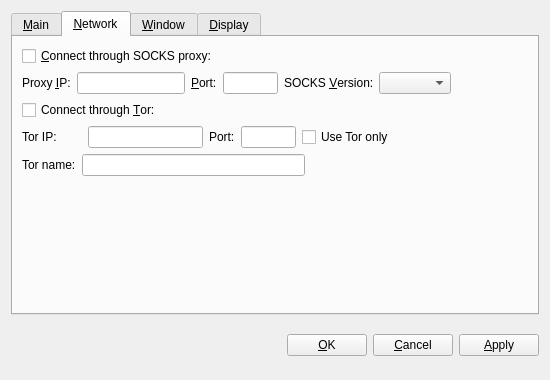
<?xml version="1.0" encoding="UTF-8"?>
<ui version="4.0">
 <class>OptionsDialog</class>
 <widget class="QWidget" name="OptionsDialog">
  <property name="geometry">
   <rect>
    <x>0</x>
    <y>0</y>
    <width>550</width>
    <height>380</height>
   </rect>
  </property>
  <property name="windowTitle">
   <string>Options</string>
  </property>
  <layout class="QVBoxLayout" name="verticalLayout">
   <item>
    <widget class="QTabWidget" name="tabWidget">
     <property name="tabPosition">
      <enum>QTabWidget::North</enum>
     </property>
     <property name="currentIndex">
      <number>1</number>
     </property>
     <widget class="QWidget" name="tabMain">
      <attribute name="title">
       <string>&amp;Main</string>
      </attribute>
      <layout class="QVBoxLayout" name="verticalLayout_Main">
       <item>
        <widget class="QLabel" name="transactionFeeInfoLabel">
         <property name="text">
          <string>Optional transaction fee per kB that helps make sure your transactions are processed quickly. Most transactions are 1 kB. Fee 0.001 recommended.</string>
         </property>
         <property name="textFormat">
          <enum>Qt::PlainText</enum>
         </property>
         <property name="wordWrap">
          <bool>true</bool>
         </property>
        </widget>
       </item>
       <item>
        <layout class="QHBoxLayout" name="horizontalLayout_Main">
         <item>
          <widget class="QLabel" name="transactionFeeLabel">
           <property name="text">
            <string>Pay transaction &amp;fee</string>
           </property>
           <property name="textFormat">
            <enum>Qt::PlainText</enum>
           </property>
           <property name="buddy">
            <cstring>transactionFee</cstring>
           </property>
          </widget>
         </item>
         <item>
          <widget class="BitcoinAmountField" name="transactionFee"/>
         </item>
         <item>
          <widget class="QLabel" name="label">
           <property name="text">
            <string>per kilobyte</string>
           </property>
          </widget>
         </item>
         <item>
          <spacer name="horizontalSpacer_Main">
           <property name="orientation">
            <enum>Qt::Horizontal</enum>
           </property>
           <property name="sizeHint" stdset="0">
            <size>
             <width>40</width>
             <height>20</height>
            </size>
           </property>
          </spacer>
         </item>
        </layout>
       </item>
       <item>
        <widget class="QCheckBox" name="bitcoinAtStartup">
         <property name="toolTip">
          <string>Automatically start Coino after logging in to the system.</string>
         </property>
         <property name="text">
          <string>&amp;Start Coino on system login</string>
         </property>
        </widget>
       </item>
       <item>
        <widget class="QCheckBox" name="detachDatabases">
         <property name="toolTip">
          <string>Detach block and address databases at shutdown. This means they can be moved to another data directory, but it slows down shutdown. The wallet is always detached.</string>
         </property>
         <property name="text">
          <string>&amp;Detach databases at shutdown</string>
         </property>
        </widget>
       </item>
       <item>
        <spacer name="verticalSpacer_Main">
         <property name="orientation">
          <enum>Qt::Vertical</enum>
         </property>
         <property name="sizeHint" stdset="0">
          <size>
           <width>17</width>
           <height>153</height>
          </size>
         </property>
        </spacer>
       </item>
      </layout>
     </widget>
     <widget class="QWidget" name="tabNetwork">
      <attribute name="title">
       <string>&amp;Network</string>
      </attribute>
      <layout class="QVBoxLayout" name="verticalLayout_Network">
       <item>
        <widget class="QCheckBox" name="connectSocks">
         <property name="toolTip">
          <string>Connect to the Coino network through a SOCKS proxy (e.g. when connecting through Tor).</string>
         </property>
         <property name="text">
          <string>&amp;Connect through SOCKS proxy:</string>
         </property>
        </widget>
       </item>
       <item>
        <layout class="QHBoxLayout" name="horizontalLayout_Network">
         <item>
          <widget class="QLabel" name="proxyIpLabel">
           <property name="text">
            <string>Proxy &amp;IP:</string>
           </property>
           <property name="textFormat">
            <enum>Qt::PlainText</enum>
           </property>
           <property name="buddy">
            <cstring>proxyIp</cstring>
           </property>
          </widget>
         </item>
         <item>
          <widget class="QValidatedLineEdit" name="proxyIp">
           <property name="maximumSize">
            <size>
             <width>140</width>
             <height>16777215</height>
            </size>
           </property>
           <property name="toolTip">
            <string>IP address of the proxy (e.g. 127.0.0.1)</string>
           </property>
          </widget>
         </item>
         <item>
          <widget class="QLabel" name="proxyPortLabel">
           <property name="text">
            <string>&amp;Port:</string>
           </property>
           <property name="textFormat">
            <enum>Qt::PlainText</enum>
           </property>
           <property name="buddy">
            <cstring>proxyPort</cstring>
           </property>
          </widget>
         </item>
         <item>
          <widget class="QLineEdit" name="proxyPort">
           <property name="maximumSize">
            <size>
             <width>55</width>
             <height>16777215</height>
            </size>
           </property>
           <property name="toolTip">
            <string>Port of the proxy (e.g. 9050)</string>
           </property>
          </widget>
         </item>
         <item>
          <widget class="QLabel" name="socksVersionLabel">
           <property name="text">
            <string>SOCKS &amp;Version:</string>
           </property>
           <property name="textFormat">
            <enum>Qt::PlainText</enum>
           </property>
           <property name="buddy">
            <cstring>socksVersion</cstring>
           </property>
          </widget>
         </item>
         <item>
          <widget class="QValueComboBox" name="socksVersion">
           <property name="toolTip">
            <string>SOCKS version of the proxy (e.g. 5)</string>
           </property>
          </widget>
         </item>
         <item>
          <spacer name="horizontalSpacer_Network">
           <property name="orientation">
            <enum>Qt::Horizontal</enum>
           </property>
           <property name="sizeHint" stdset="0">
            <size>
             <width>40</width>
             <height>20</height>
            </size>
           </property>
          </spacer>
         </item>
        </layout>
       </item>
       <item>
        <widget class="QCheckBox" name="connectTor">
         <property name="text">
          <string>Connect through &amp;Tor:</string>
         </property>
        </widget>
       </item>
       <item>
        <layout class="QHBoxLayout" name="horizontalLayout_Tor">
         <item>
          <widget class="QLabel" name="torIpLabel">
           <property name="minimumSize">
            <size>
             <width>60</width>
             <height>0</height>
            </size>
           </property>
           <property name="text">
            <string>Tor IP:</string>
           </property>
          </widget>
         </item>
         <item>
          <widget class="QValidatedLineEdit" name="torIp">
           <property name="maximumSize">
            <size>
             <width>115</width>
             <height>16777215</height>
            </size>
           </property>
          </widget>
         </item>
         <item>
          <widget class="QLabel" name="torPortLabel">
           <property name="text">
            <string>Port:</string>
           </property>
          </widget>
         </item>
         <item>
          <widget class="QLineEdit" name="torPort">
           <property name="maximumSize">
            <size>
             <width>55</width>
             <height>16777215</height>
            </size>
           </property>
          </widget>
         </item>
         <item>
          <widget class="QCheckBox" name="TorOnly">
           <property name="text">
            <string>Use Tor only</string>
           </property>
          </widget>
         </item>
         <item>
          <spacer name="horizontalSpacer">
           <property name="orientation">
            <enum>Qt::Horizontal</enum>
           </property>
           <property name="sizeHint" stdset="0">
            <size>
             <width>40</width>
             <height>20</height>
            </size>
           </property>
          </spacer>
         </item>
        </layout>
       </item>
       <item>
        <layout class="QHBoxLayout" name="horizontalLayout">
         <item>
          <widget class="QLabel" name="torNameLabel">
           <property name="text">
            <string>Tor name:</string>
           </property>
           <property name="textFormat">
            <enum>Qt::PlainText</enum>
           </property>
           <property name="buddy">
            <cstring>torName</cstring>
           </property>
          </widget>
         </item>
         <item>
          <widget class="QLineEdit" name="torName"/>
         </item>
         <item>
          <spacer name="horizontalSpacer_3">
           <property name="orientation">
            <enum>Qt::Horizontal</enum>
           </property>
           <property name="sizeHint" stdset="0">
            <size>
             <width>40</width>
             <height>20</height>
            </size>
           </property>
          </spacer>
         </item>
        </layout>
       </item>
       <item>
        <spacer name="verticalSpacer_Network">
         <property name="orientation">
          <enum>Qt::Vertical</enum>
         </property>
         <property name="sizeHint" stdset="0">
          <size>
           <width>20</width>
           <height>40</height>
          </size>
         </property>
        </spacer>
       </item>
      </layout>
     </widget>
     <widget class="QWidget" name="tabWindow">
      <attribute name="title">
       <string>&amp;Window</string>
      </attribute>
      <layout class="QVBoxLayout" name="verticalLayout_Window">
       <item>
        <widget class="QCheckBox" name="minimizeToTray">
         <property name="toolTip">
          <string>Show only a tray icon after minimizing the window.</string>
         </property>
         <property name="text">
          <string>&amp;Minimize to the tray instead of the taskbar</string>
         </property>
        </widget>
       </item>
       <item>
        <widget class="QCheckBox" name="minimizeOnClose">
         <property name="toolTip">
          <string>Minimize instead of exit the application when the window is closed. When this option is enabled, the application will be closed only after selecting Exit in the menu.</string>
         </property>
         <property name="text">
          <string>M&amp;inimize on close</string>
         </property>
        </widget>
       </item>
       <item>
        <spacer name="verticalSpacer_Window">
         <property name="orientation">
          <enum>Qt::Vertical</enum>
         </property>
         <property name="sizeHint" stdset="0">
          <size>
           <width>20</width>
           <height>40</height>
          </size>
         </property>
        </spacer>
       </item>
      </layout>
     </widget>
     <widget class="QWidget" name="tabDisplay">
      <attribute name="title">
       <string>&amp;Display</string>
      </attribute>
      <layout class="QVBoxLayout" name="verticalLayout_Display">
       <item>
        <layout class="QHBoxLayout" name="horizontalLayout_1_Display">
         <item>
          <widget class="QLabel" name="langLabel">
           <property name="text">
            <string>User Interface &amp;language:</string>
           </property>
           <property name="textFormat">
            <enum>Qt::PlainText</enum>
           </property>
           <property name="buddy">
            <cstring>lang</cstring>
           </property>
          </widget>
         </item>
         <item>
          <widget class="QValueComboBox" name="lang">
           <property name="toolTip">
            <string>The user interface language can be set here. This setting will take effect after restarting Coino.</string>
           </property>
          </widget>
         </item>
        </layout>
       </item>
       <item>
        <layout class="QHBoxLayout" name="horizontalLayout_2_Display">
         <item>
          <widget class="QLabel" name="unitLabel">
           <property name="text">
            <string>&amp;Unit to show amounts in:</string>
           </property>
           <property name="textFormat">
            <enum>Qt::PlainText</enum>
           </property>
           <property name="buddy">
            <cstring>unit</cstring>
           </property>
          </widget>
         </item>
         <item>
          <widget class="QValueComboBox" name="unit">
           <property name="toolTip">
            <string>Choose the default subdivision unit to show in the interface and when sending coins.</string>
           </property>
          </widget>
         </item>
        </layout>
       </item>
       <item>
        <widget class="QCheckBox" name="displayAddresses">
         <property name="toolTip">
          <string>Whether to show Coino addresses in the transaction list or not.</string>
         </property>
         <property name="text">
          <string>&amp;Display addresses in transaction list</string>
         </property>
        </widget>
       </item>
       <item>
        <widget class="QCheckBox" name="coinControlFeatures">
         <property name="toolTip">
          <string>Whether to show coin control features or not.</string>
         </property>
         <property name="text">
          <string>Display coin &amp;control features (experts only!)</string>
         </property>
        </widget>
       </item>
       <item>
        <layout class="QHBoxLayout" name="horizontalLayout_3_Display">
         <item>
          <widget class="QLabel" name="thirdPartyTxUrlsLabel">
           <property name="toolTip">
            <string>Third party URLs (e.g. explorer.novaco.in) that appear in the transactions tab as context menu items. %s in the URL is replaced by transaction hash. Multiple URLs are separated by vertical bar |.</string>
           </property>
           <property name="text">
            <string>Third party transaction URLs</string>
           </property>
           <property name="buddy">
            <cstring>thirdPartyTxUrls</cstring>
           </property>
          </widget>
         </item>
         <item>
          <widget class="QLineEdit" name="thirdPartyTxUrls">
           <property name="toolTip">
            <string>Third party URLs (e.g. explorer.novaco.in) that appear in the transactions tab as context menu items. %s in the URL is replaced by transaction hash. Multiple URLs are separated by vertical bar |.</string>
           </property>
          </widget>
         </item>
        </layout>
       </item>
       <item>
        <spacer name="verticalSpacer_Display">
         <property name="orientation">
          <enum>Qt::Vertical</enum>
         </property>
         <property name="sizeHint" stdset="0">
          <size>
           <width>20</width>
           <height>40</height>
          </size>
         </property>
        </spacer>
       </item>
      </layout>
     </widget>
    </widget>
   </item>
   <item>
    <layout class="QHBoxLayout" name="horizontalLayout_Buttons">
     <item>
      <spacer name="horizontalSpacer_1">
       <property name="orientation">
        <enum>Qt::Horizontal</enum>
       </property>
       <property name="sizeHint" stdset="0">
        <size>
         <width>40</width>
         <height>48</height>
        </size>
       </property>
      </spacer>
     </item>
     <item>
      <widget class="QLabel" name="statusLabel">
       <property name="font">
        <font>
         <weight>75</weight>
         <bold>true</bold>
        </font>
       </property>
       <property name="text">
        <string/>
       </property>
       <property name="textFormat">
        <enum>Qt::PlainText</enum>
       </property>
       <property name="wordWrap">
        <bool>true</bool>
       </property>
      </widget>
     </item>
     <item>
      <spacer name="horizontalSpacer_2">
       <property name="orientation">
        <enum>Qt::Horizontal</enum>
       </property>
       <property name="sizeHint" stdset="0">
        <size>
         <width>40</width>
         <height>48</height>
        </size>
       </property>
      </spacer>
     </item>
     <item>
      <widget class="QPushButton" name="okButton">
       <property name="text">
        <string>&amp;OK</string>
       </property>
      </widget>
     </item>
     <item>
      <widget class="QPushButton" name="cancelButton">
       <property name="text">
        <string>&amp;Cancel</string>
       </property>
       <property name="autoDefault">
        <bool>false</bool>
       </property>
      </widget>
     </item>
     <item>
      <widget class="QPushButton" name="applyButton">
       <property name="text">
        <string>&amp;Apply</string>
       </property>
       <property name="autoDefault">
        <bool>false</bool>
       </property>
      </widget>
     </item>
    </layout>
   </item>
  </layout>
 </widget>
 <customwidgets>
  <customwidget>
   <class>BitcoinAmountField</class>
   <extends>QSpinBox</extends>
   <header>bitcoinamountfield.h</header>
  </customwidget>
  <customwidget>
   <class>QValueComboBox</class>
   <extends>QComboBox</extends>
   <header>qvaluecombobox.h</header>
  </customwidget>
  <customwidget>
   <class>QValidatedLineEdit</class>
   <extends>QLineEdit</extends>
   <header>qvalidatedlineedit.h</header>
  </customwidget>
 </customwidgets>
 <resources/>
 <connections/>
</ui>
